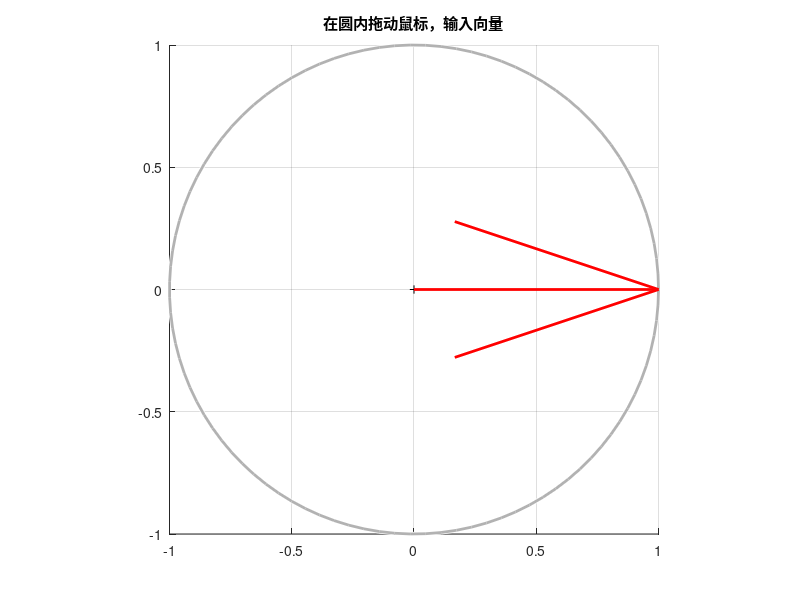
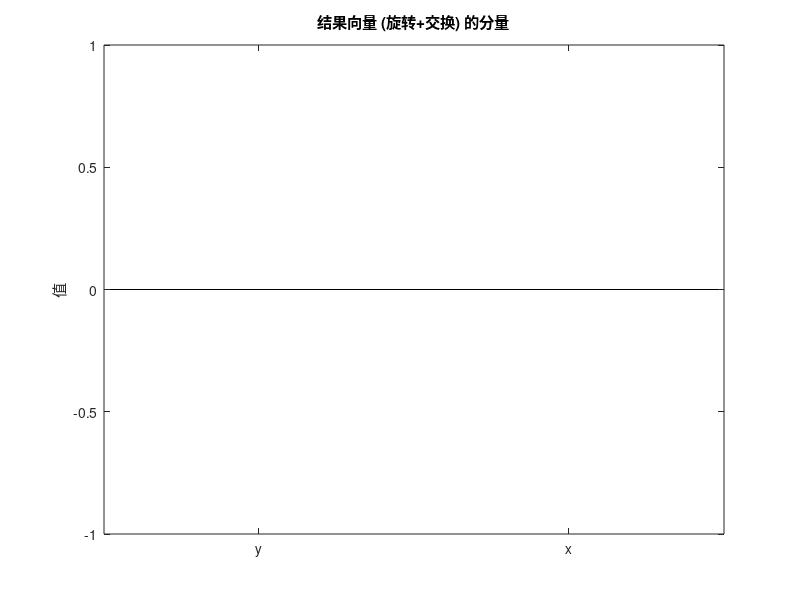

The MATLAB source for these figures, in order:
function drag_vector_bar
    % 交互式向量变换演示
    % 窗口1: 拖动输入向量
    % 窗口2: 结果向量的 x、y 分量柱状图

    % ----------- 参数 ------------
    Rcircle = 1;           % 输入圆半径
    theta = -pi/4;         % 顺时针45度
    R = [cos(theta) -sin(theta);
         sin(theta)  cos(theta)];
    S1 = [0 1; 1 0]; %交换矩阵
    M = S1*R;

    % ----------- 窗口1：输入向量 ------------
    fig1 = figure('Name','输入向量','NumberTitle','off');
    axis equal; hold on; grid on;
    xlim([-Rcircle Rcircle]); ylim([-Rcircle Rcircle]);
    viscircles([0,0], Rcircle,'Color',[0.7 0.7 0.7]); % 圆边界
    plot(0,0,'k+'); % 原点
    hInput = quiver(0,0,1,0,0,'r','LineWidth',2,'MaxHeadSize',0.5);
    title('在圆内拖动鼠标，输入向量');

    % ----------- 窗口2：输出柱状图 ------------
    fig2 = figure('Name','结果向量分量','NumberTitle','off');
    hBar = bar([0,0],'FaceColor',[0.2 0.5 0.8]);
    ylim([-Rcircle Rcircle]); 
    set(gca,'XTickLabel',{'y', 'x'});
    ylabel('值');
    title('结果向量 (旋转+交换) 的分量');

    % ----------- 鼠标事件回调 ------------
    set(fig1,'WindowButtonMotionFcn',@updateVector);

    function updateVector(~,~)
        % 获取鼠标坐标
        C = get(gca,'CurrentPoint');
        vx = C(1,1); vy = C(1,2);

        % 限制在圆内
        if vx^2+vy^2 > Rcircle^2
            return;
        end

        % 更新输入向量
        set(hInput,'UData',vx,'VData',vy);

        % 计算输出
        v = [vx; vy];
        result = M * v;

        % 更新柱状图
        if isvalid(hBar)
            set(hBar,'YData',result);
        end
    end
end
